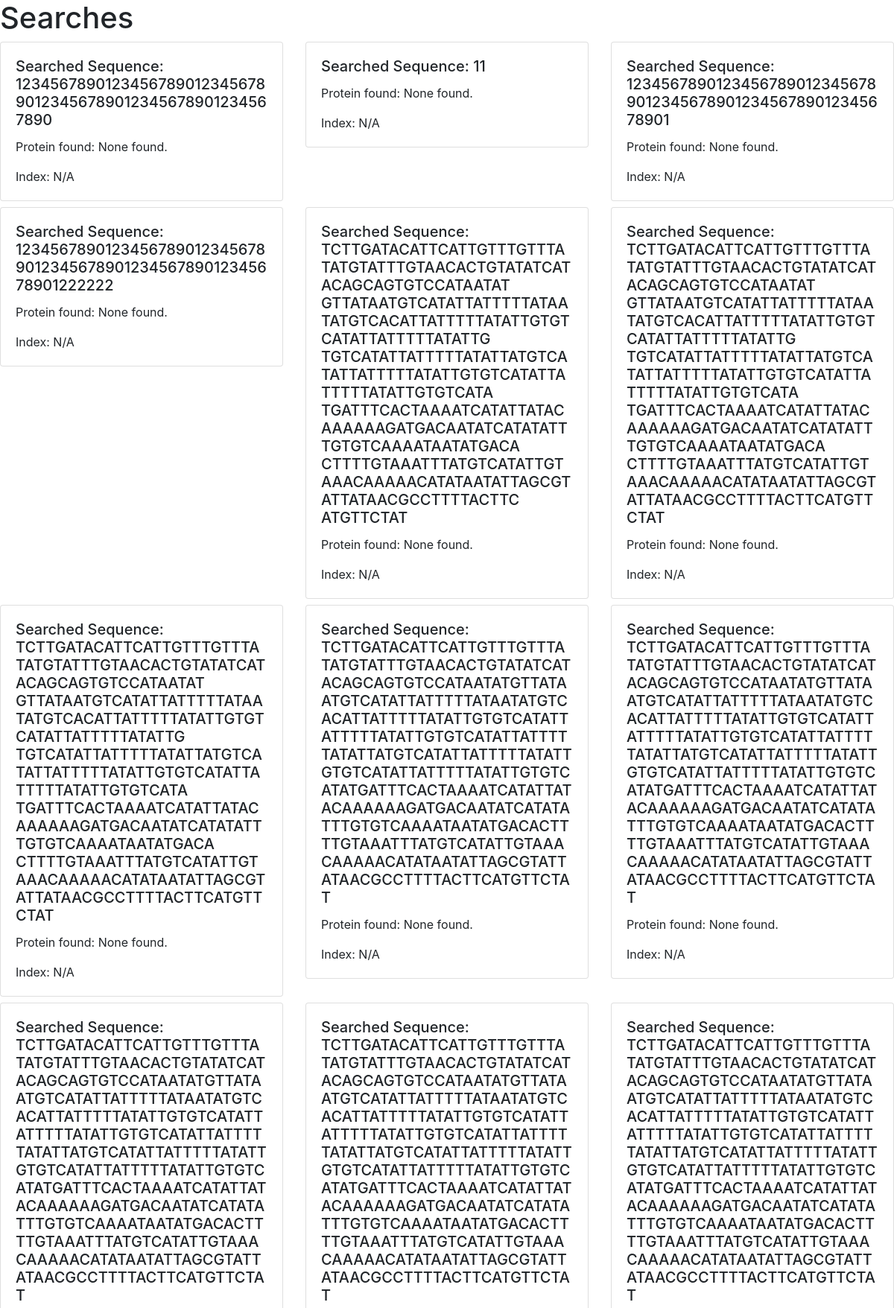
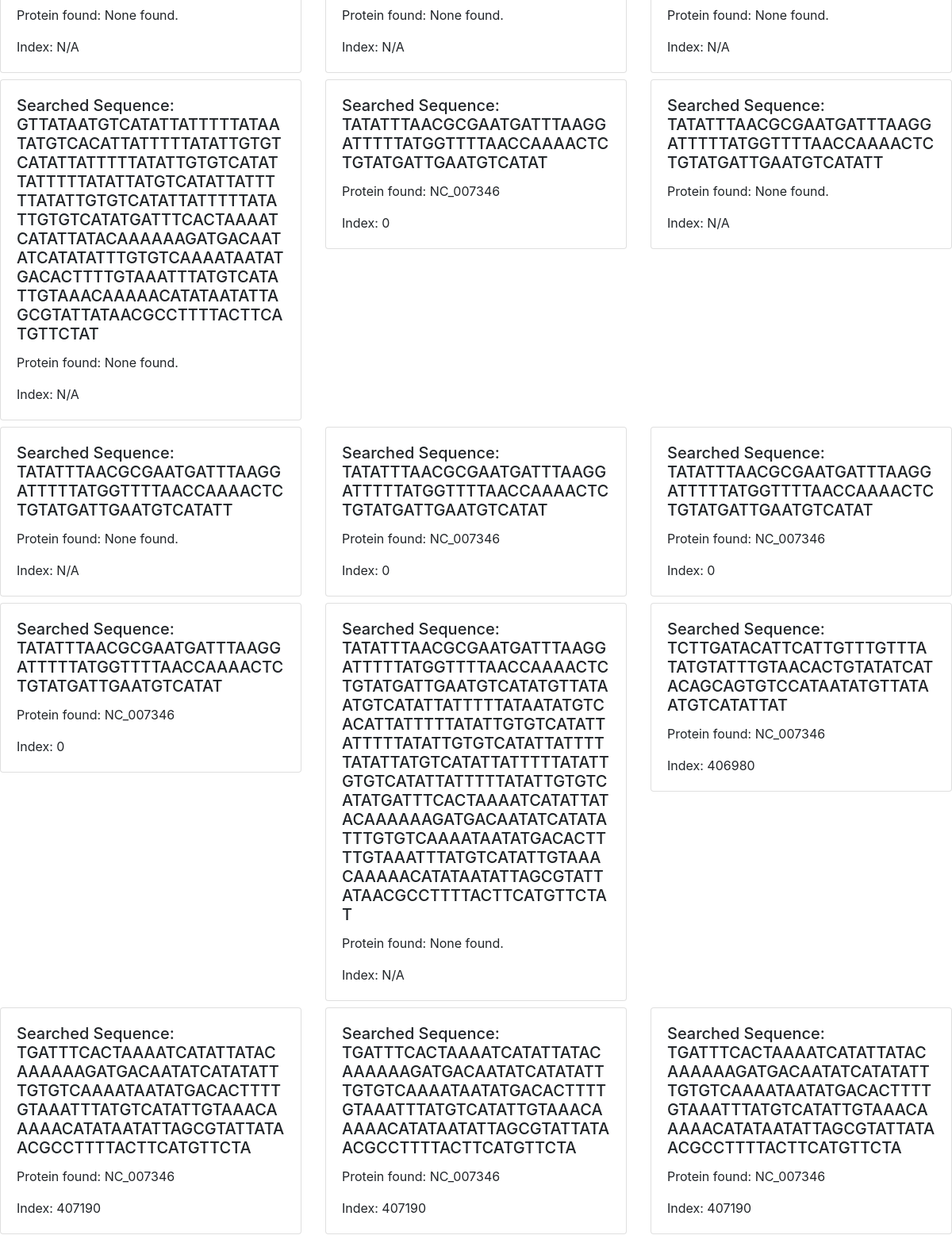
Page /searchHistory/ (upper part) on the committed database (2 pictures, top to bottom).
### searchHistory/models.py (models this page shows)
class Search(models.Model):
	sequence = models.TextField();
	proteinName = models.TextField();
	proteinIndex = models.IntegerField(); #Where it was found

### searchHistory/views.py (the view)
# urls.py: path("", views.searchHistoryIndex, name="searchHistoryIndex"),
def searchHistoryIndex(request):
    searches = Search.objects.all()
    context = {
        'searches':searches
    }
    return render(request, 'searchHistoryIndex.html', context)

### searchHistory/templates/searchHistoryIndex.html
{% extends "base.html" %}
{% load static %}
{% block page_content %}
<h1>Searches</h1>
<div class="row">
{% for search in searches %}
    <div class="col-md-4">
        <div class="card mb-2">
            <div class="card-body">
                <h5 class="card-title">Searched Sequence: {{ search.sequence }}</h5>
                <p class="card-text">Protein found: {{ search.proteinName }}</p>
				{% if search.proteinIndex > -1 %}
                <p class="card-text"> Index: {{ search.proteinIndex }}</p>
				{% else %}
				<p class="card-text"> Index: N/A</p>
				{% endif %}
            </div>
        </div>
    </div>
    {% endfor %}
</div>
{% endblock %}

### rows in the picture
Search: sequence "123456789012345678901234567890123456789012345678901234567890", proteinName "None found.", proteinIndex "Index: N/A"
Search: sequence "11", proteinName "None found.", proteinIndex "Index: N/A"
Search: sequence "1234567890123456789012345678901234567890123456789012345678901", proteinName "None found.", proteinIndex "Index: N/A"
Search: sequence "1234567890123456789012345678901234567890123456789012345678901222222", proteinName "None found.", proteinIndex "Index: N/A"
Search: sequence "TCTTGATACATTCATTGTTTGTTTATATGTATTTGTAACACTGTATATCATACAGCAGTGTCCATAATAT GTTATAATGTCATATTATTTTTATAATATGTCACATTATTTTTATATTGTGTCATATTATTTTTATATTG TGTCATATTATTTTTATATTATGTCATATTATTTTTATATTGTGTCATATTATTTTTATATTGTGTCATA TGATTTCACTAAAATCATATTATACAAAAAAGATGACAATATCATATATTTGTGTCAAAATAATATGACA CTTTTGTAAATTTATGTCATATTGTAAACAAAAACATATAATATTAGCGTATTATAACGCCTTTTACTTC ATGTTCTAT", proteinName "None found.", proteinIndex "Index: N/A"
Search: sequence "TCTTGATACATTCATTGTTTGTTTATATGTATTTGTAACACTGTATATCATACAGCAGTGTCCATAATAT GTTATAATGTCATATTATTTTTATAATATGTCACATTATTTTTATATTGTGTCATATTATTTTTATATTG TGTCATATTATTTTTATATTATGTCATATTATTTTTATATTGTGTCATATTATTTTTATATTGTGTCATA TGATTTCACTAAAATCATATTATACAAAAAAGATGACAATATCATATATTTGTGTCAAAATAATATGACA CTTTTGTAAATTTATGTCATATTGTAAACAAAAACATATAATATTAGCGTATTATAACGCCTTTTACTTCATGTTCTAT", proteinName "None found.", proteinIndex "Index: N/A"
Search: sequence "TCTTGATACATTCATTGTTTGTTTATATGTATTTGTAACACTGTATATCATACAGCAGTGTCCATAATAT GTTATAATGTCATATTATTTTTATAATATGTCACATTATTTTTATATTGTGTCATATTATTTTTATATTG TGTCATATTATTTTTATATTATGTCATATTATTTTTATATTGTGTCATATTATTTTTATATTGTGTCATA TGATTTCACTAAAATCATATTATACAAAAAAGATGACAATATCATATATTTGTGTCAAAATAATATGACA CTTTTGTAAATTTATGTCATATTGTAAACAAAAACATATAATATTAGCGTATTATAACGCCTTTTACTTCATGTTCTAT", proteinName "None found.", proteinIndex "Index: N/A"
Search: sequence "TCTTGATACATTCATTGTTTGTTTATATGTATTTGTAACACTGTATATCATACAGCAGTGTCCATAATATGTTATAATGTCATATTATTTTTATAATATGTCACATTATTTTTATATTGTGTCATATTATTTTTATATTGTGTCATATTATTTTTATATTATGTCATATTATTTTTATATTGTGTCATATTATTTTTATATTGTGTCATATGATTTCACTAAAATCATATTATACAAAAAAGATGACAATATCATATATTTGTGTCAAAATAATATGACACTTTTGTAAATTTATGTCATATTGTAAACAAAAACATATAATATTAGCGTATTATAACGCCTTTTACTTCATGTTCTAT", proteinName "None found.", proteinIndex "Index: N/A"
Search: sequence "TCTTGATACATTCATTGTTTGTTTATATGTATTTGTAACACTGTATATCATACAGCAGTGTCCATAATATGTTATAATGTCATATTATTTTTATAATATGTCACATTATTTTTATATTGTGTCATATTATTTTTATATTGTGTCATATTATTTTTATATTATGTCATATTATTTTTATATTGTGTCATATTATTTTTATATTGTGTCATATGATTTCACTAAAATCATATTATACAAAAAAGATGACAATATCATATATTTGTGTCAAAATAATATGACACTTTTGTAAATTTATGTCATATTGTAAACAAAAACATATAATATTAGCGTATTATAACGCCTTTTACTTCATGTTCTAT", proteinName "None found.", proteinIndex "Index: N/A"
Search: sequence "TCTTGATACATTCATTGTTTGTTTATATGTATTTGTAACACTGTATATCATACAGCAGTGTCCATAATATGTTATAATGTCATATTATTTTTATAATATGTCACATTATTTTTATATTGTGTCATATTATTTTTATATTGTGTCATATTATTTTTATATTATGTCATATTATTTTTATATTGTGTCATATTATTTTTATATTGTGTCATATGATTTCACTAAAATCATATTATACAAAAAAGATGACAATATCATATATTTGTGTCAAAATAATATGACACTTTTGTAAATTTATGTCATATTGTAAACAAAAACATATAATATTAGCGTATTATAACGCCTTTTACTTCATGTTCTAT", proteinName "None found.", proteinIndex "Index: N/A"
Search: sequence "TCTTGATACATTCATTGTTTGTTTATATGTATTTGTAACACTGTATATCATACAGCAGTGTCCATAATATGTTATAATGTCATATTATTTTTATAATATGTCACATTATTTTTATATTGTGTCATATTATTTTTATATTGTGTCATATTATTTTTATATTATGTCATATTATTTTTATATTGTGTCATATTATTTTTATATTGTGTCATATGATTTCACTAAAATCATATTATACAAAAAAGATGACAATATCATATATTTGTGTCAAAATAATATGACACTTTTGTAAATTTATGTCATATTGTAAACAAAAACATATAATATTAGCGTATTATAACGCCTTTTACTTCATGTTCTAT", proteinName "None found.", proteinIndex "Index: N/A"
Search: sequence "TCTTGATACATTCATTGTTTGTTTATATGTATTTGTAACACTGTATATCATACAGCAGTGTCCATAATATGTTATAATGTCATATTATTTTTATAATATGTCACATTATTTTTATATTGTGTCATATTATTTTTATATTGTGTCATATTATTTTTATATTATGTCATATTATTTTTATATTGTGTCATATTATTTTTATATTGTGTCATATGATTTCACTAAAATCATATTATACAAAAAAGATGACAATATCATATATTTGTGTCAAAATAATATGACACTTTTGTAAATTTATGTCATATTGTAAACAAAAACATATAATATTAGCGTATTATAACGCCTTTTACTTCATGTTCTAT", proteinName "None found.", proteinIndex "Index: N/A"
Search: sequence "GTTATAATGTCATATTATTTTTATAATATGTCACATTATTTTTATATTGTGTCATATTATTTTTATATTGTGTCATATTATTTTTATATTATGTCATATTATTTTTATATTGTGTCATATTATTTTTATATTGTGTCATATGATTTCACTAAAATCATATTATACAAAAAAGATGACAATATCATATATTTGTGTCAAAATAATATGACACTTTTGTAAATTTATGTCATATTGTAAACAAAAACATATAATATTAGCGTATTATAACGCCTTTTACTTCATGTTCTAT", proteinName "None found.", proteinIndex "Index: N/A"
Search: sequence "TATATTTAACGCGAATGATTTAAGGATTTTTATGGTTTTAACCAAAACTCTGTATGATTGAATGTCATAT", proteinName "NC_007346", proteinIndex "0"
Search: sequence "TATATTTAACGCGAATGATTTAAGGATTTTTATGGTTTTAACCAAAACTCTGTATGATTGAATGTCATATT", proteinName "None found.", proteinIndex "Index: N/A"
Search: sequence "TATATTTAACGCGAATGATTTAAGGATTTTTATGGTTTTAACCAAAACTCTGTATGATTGAATGTCATATT", proteinName "None found.", proteinIndex "Index: N/A"
Search: sequence "TATATTTAACGCGAATGATTTAAGGATTTTTATGGTTTTAACCAAAACTCTGTATGATTGAATGTCATAT", proteinName "NC_007346", proteinIndex "0"
Search: sequence "TATATTTAACGCGAATGATTTAAGGATTTTTATGGTTTTAACCAAAACTCTGTATGATTGAATGTCATAT", proteinName "NC_007346", proteinIndex "0"
Search: sequence "TATATTTAACGCGAATGATTTAAGGATTTTTATGGTTTTAACCAAAACTCTGTATGATTGAATGTCATAT", proteinName "NC_007346", proteinIndex "0"
Search: sequence "TATATTTAACGCGAATGATTTAAGGATTTTTATGGTTTTAACCAAAACTCTGTATGATTGAATGTCATATGTTATAATGTCATATTATTTTTATAATATGTCACATTATTTTTATATTGTGTCATATTATTTTTATATTGTGTCATATTATTTTTATATTATGTCATATTATTTTTATATTGTGTCATATTATTTTTATATTGTGTCATATGATTTCACTAAAATCATATTATACAAAAAAGATGACAATATCATATATTTGTGTCAAAATAATATGACACTTTTGTAAATTTATGTCATATTGTAAACAAAAACATATAATATTAGCGTATTATAACGCCTTTTACTTCATGTTCTAT", proteinName "None found.", proteinIndex "Index: N/A"
Search: sequence "TCTTGATACATTCATTGTTTGTTTATATGTATTTGTAACACTGTATATCATACAGCAGTGTCCATAATATGTTATAATGTCATATTAT", proteinName "NC_007346", proteinIndex "406980"
Search: sequence "TGATTTCACTAAAATCATATTATACAAAAAAGATGACAATATCATATATTTGTGTCAAAATAATATGACACTTTTGTAAATTTATGTCATATTGTAAACAAAAACATATAATATTAGCGTATTATAACGCCTTTTACTTCATGTTCTA", proteinName "NC_007346", proteinIndex "407190"
Search: sequence "TGATTTCACTAAAATCATATTATACAAAAAAGATGACAATATCATATATTTGTGTCAAAATAATATGACACTTTTGTAAATTTATGTCATATTGTAAACAAAAACATATAATATTAGCGTATTATAACGCCTTTTACTTCATGTTCTA", proteinName "NC_007346", proteinIndex "407190"
Search: sequence "TGATTTCACTAAAATCATATTATACAAAAAAGATGACAATATCATATATTTGTGTCAAAATAATATGACACTTTTGTAAATTTATGTCATATTGTAAACAAAAACATATAATATTAGCGTATTATAACGCCTTTTACTTCATGTTCTA", proteinName "NC_007346", proteinIndex "407190"
